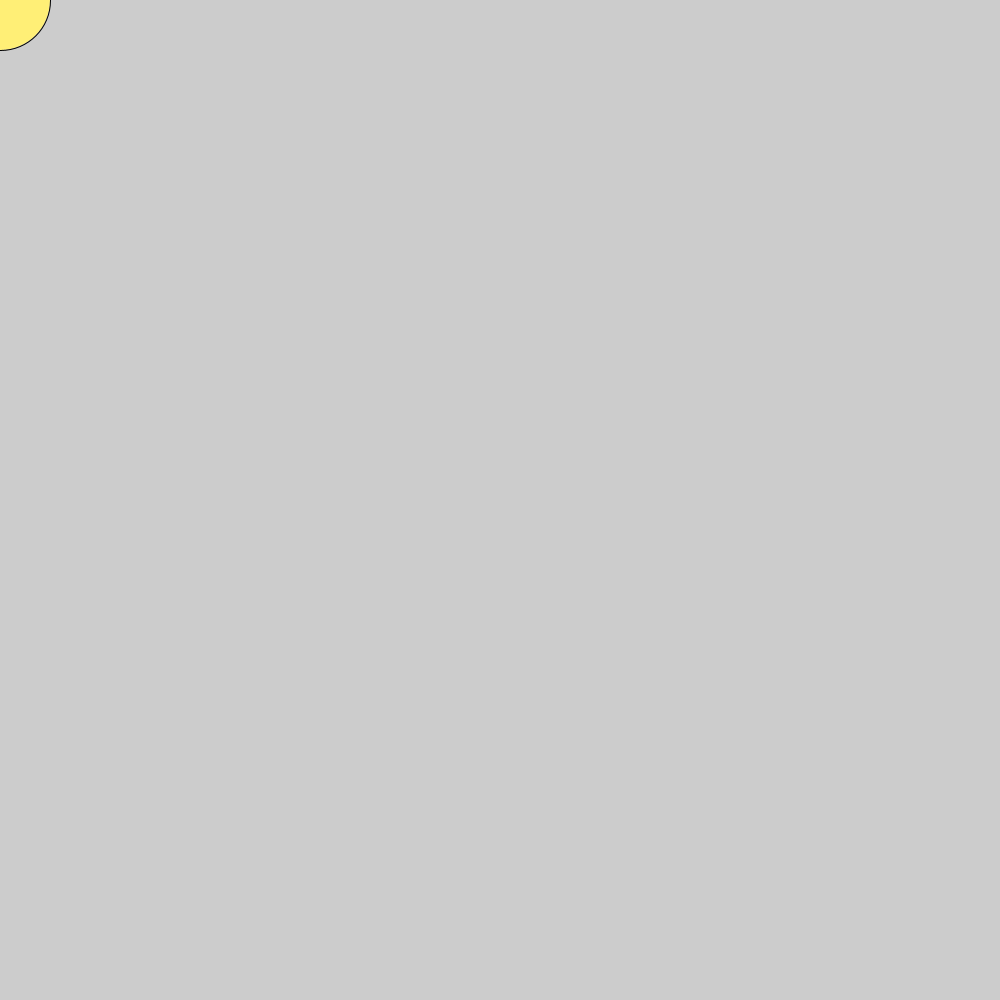
Frame 1 (no input)
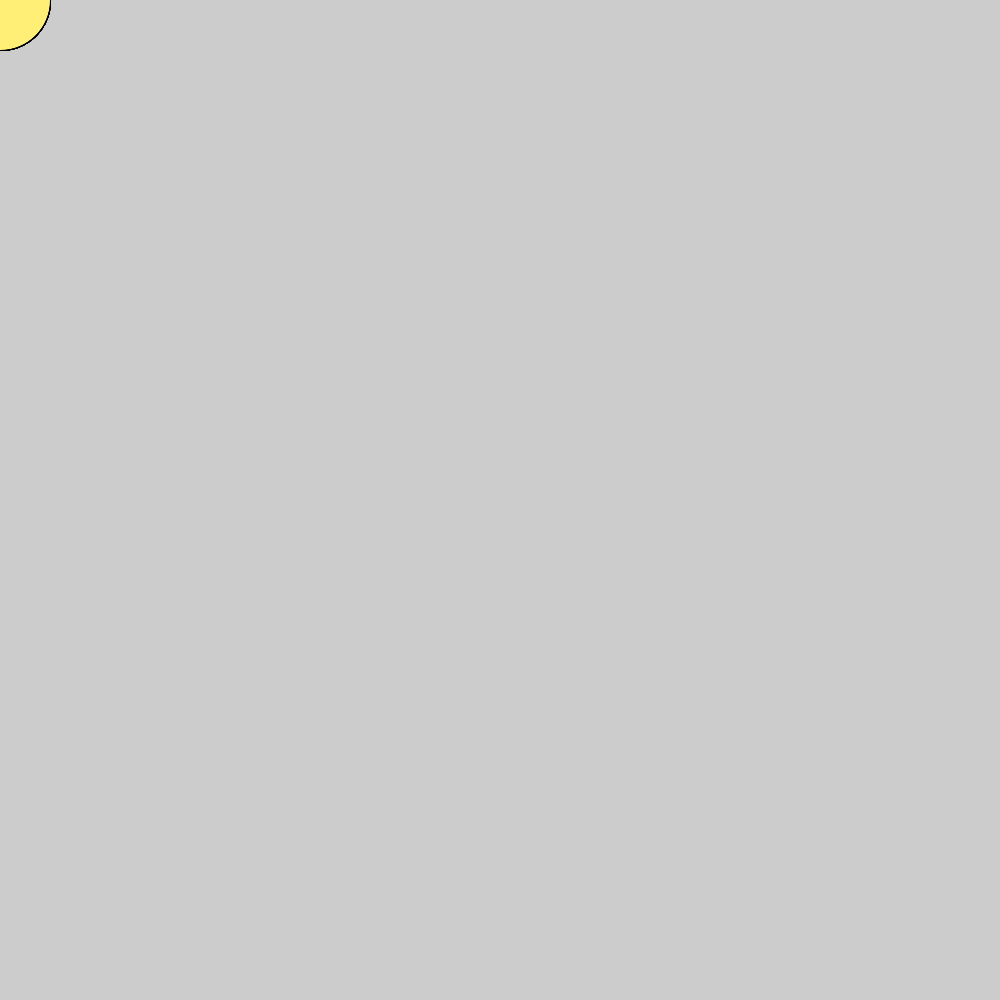
Frame 60 (the mouse pressed at the canvas centre just before this capture)
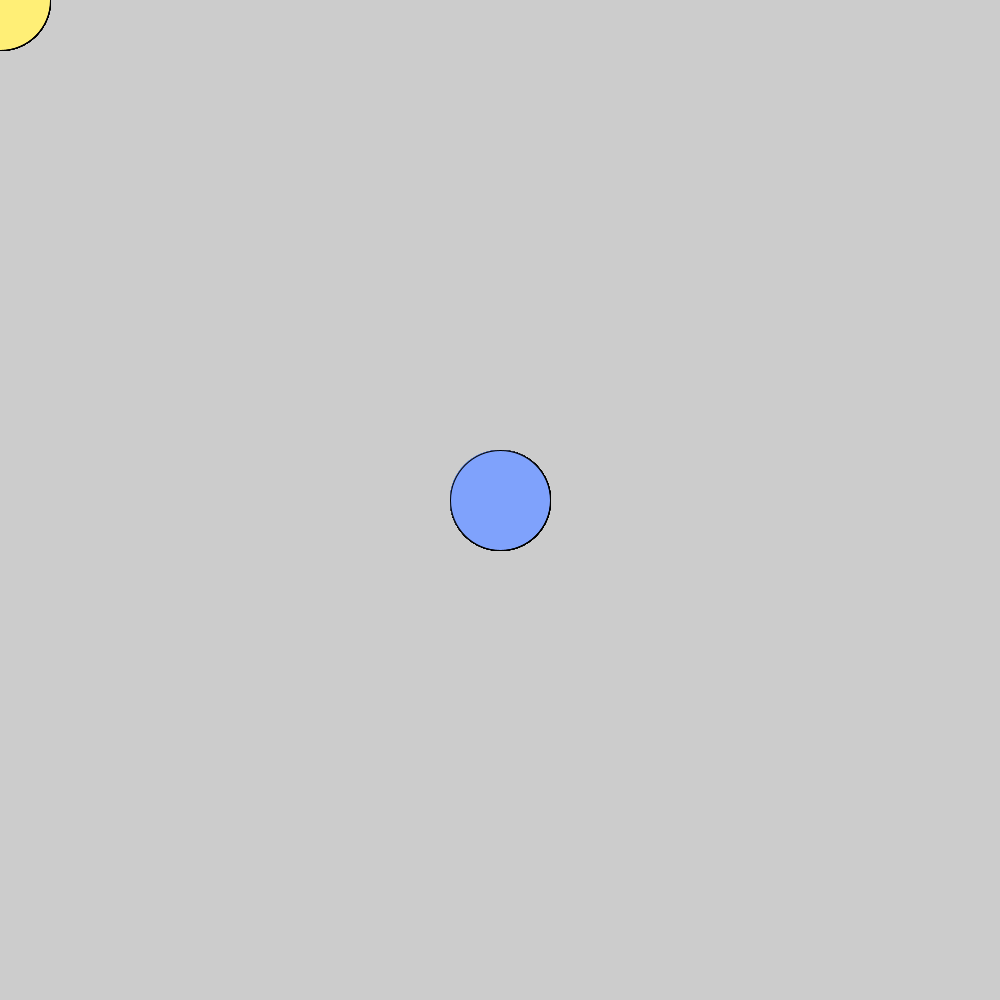
Frame 120 (the mouse held since frame 60 and released just before this capture)

The Processing sketch that drew these frames (run headless with seeded random() and noise(); from frame 60 on, the mouse is pressed at the canvas centre):

// Processing sketch: secondpicture
// ── secondpicture.pde
void setup (){
  size(1000,1000);
}
void draw(){
  fill(#FFEF76);
  if(mousePressed){
    fill(#7FA2FC);
  }
  ellipse(mouseY,mouseX,100,100);
}
  
